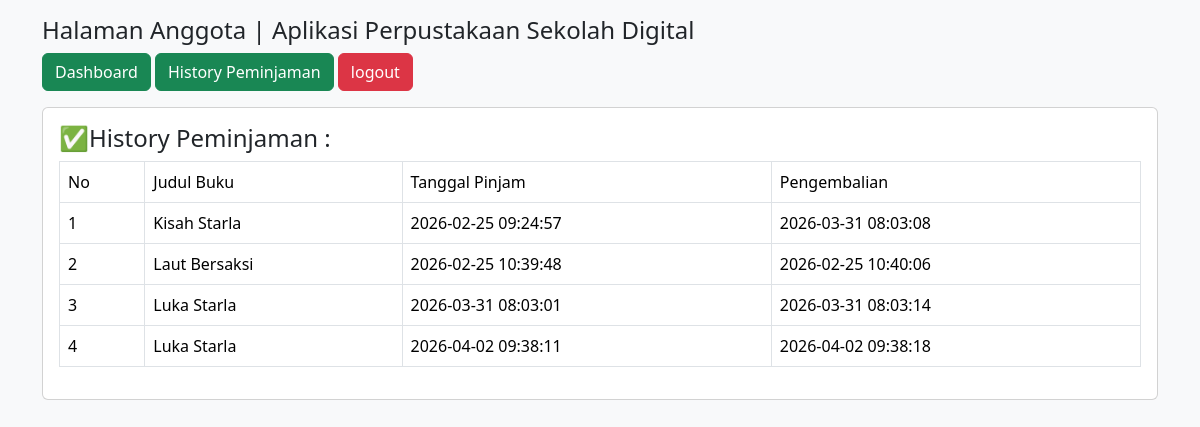
/dashboard.php?Halaman=history (signed in), run on the app's committed database.
### tables this page shows
CREATE TABLE `transaksi` (
  `id_transaksi` int(11) NOT NULL,
  `id_anggota` int(11) NOT NULL,
  `id_buku` int(11) NOT NULL,
  `tgl_pinjam` datetime NOT NULL,
  `tgl_kembali` datetime DEFAULT NULL,
  `status_transaksi` enum('Peminjaman','Pengembalian') NOT NULL
);

CREATE TABLE `buku` (
  `id_buku` int(11) NOT NULL,
  `judul_buku` varchar(100) NOT NULL,
  `pengarang` varchar(100) NOT NULL,
  `penerbit` varchar(100) NOT NULL,
  `tahun_terbit` year(4) NOT NULL,
  `status` enum('tersedia','tidak') NOT NULL
);

### history.php (the view)
<h4>✅History Peminjaman :</h4>
           <table class="table table-bordered">
               <tr class="pw-bold">
                   <td>No</td>
                   <td>Judul Buku</td>
                   <td>Tanggal Pinjam</td>
                   <td>Pengembalian</td>
               </tr>
               <?php
               include'../koneksi.php';
               $no=1;
               $query = "SELECT*FROM transaksi,buku WHERE buku.id_buku=transaksi.id_buku AND
               transaksi.id_anggota='$_SESSION[id_anggota]' AND status_transaksi='pengembalian'";
               $data= mysqli_query($koneksi, $query);
               foreach($data as $peminjaman) { ?>
                       <tr>
                           <td><?= $no++; ?></td>
                           <td><?= $peminjaman['judul_buku'] ?></td>
                           <td><?= $peminjaman['tgl_pinjam'] ?></td>
                           <td><?= $peminjaman['tgl_kembali'] ?></td>
                       </tr>
               <?php  } ?>
           </table>

### dashboard.php (shortened to what this page needs)
<!DOCTYPE html>
<html lang="en">
<head>
    <link href="../css/bootstrap.min.css" rel="stylesheet">
</head>
<body class="bg-light">
    <div class="container mt-3 mb-3">
        <h4>Halaman Anggota | Aplikasi Perpustakaan Sekolah Digital</h4>
        <a href="dashboard.php" class="btn btn-success text-white">Dashboard</a>
        <a href="?Halaman=history" class="btn btn-success text-white">History Peminjaman</a>
        <a href="logout.php" class="btn btn-danger text-white">logout</a>
        <div class ="card p-3 mt-3">
            <?php
            $halaman = isset($_GET['Halaman']) ? $_GET['Halaman']:"";
            if(file_exists($halaman.".php")){
                include $halaman.".php";
        } ?>
    </div>
</body>
</html>

### data on the page
transaksi: id_buku.judul_buku "Kisah Starla", tgl_pinjam "2026-02-25 09:24:57", tgl_kembali "2026-03-31 08:03:08"
transaksi: id_buku.judul_buku "Laut Bersaksi", tgl_pinjam "2026-02-25 10:39:48", tgl_kembali "2026-02-25 10:40:06"
transaksi: id_buku.judul_buku "Luka Starla", tgl_pinjam "2026-03-31 08:03:01", tgl_kembali "2026-03-31 08:03:14"
transaksi: id_buku.judul_buku "Luka Starla", tgl_pinjam "2026-04-02 09:38:11", tgl_kembali "2026-04-02 09:38:18"
